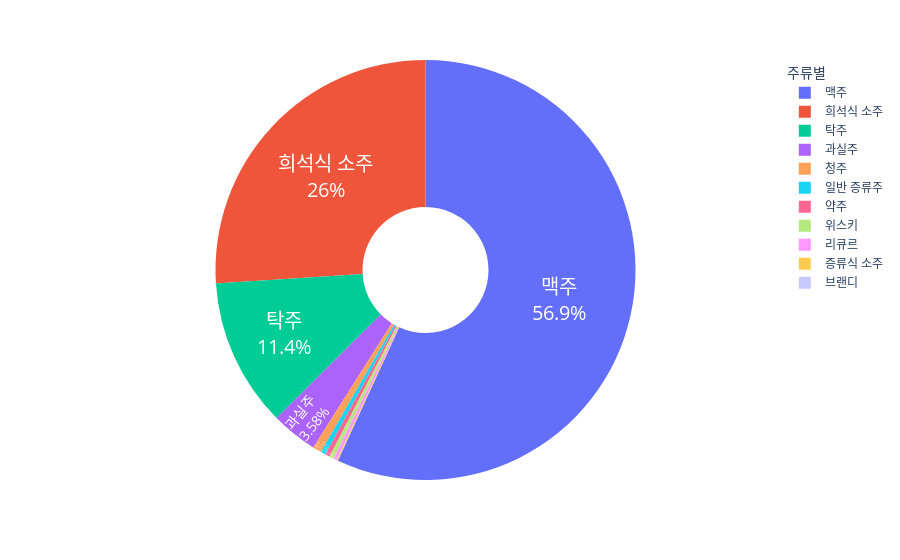

Notebook cell for this chart:
### Code cell
import plotly.express as px

fig=px.pie(data, values=2021, names='index')
fig.update_traces(textfont_size=20, textfont_color='white', textposition='inside', textinfo='percent+label')
fig.update_layout(legend_title='주류별')
fig.update_traces(hole=.3)
                  
fig.show()

### Figure 1 — Plotly figure (JSON) as saved in the notebook; plotly's stock layout.template omitted (floating-point values rounded to 4 significant figures)
{"data": [{"domain": {"x": [0, 1], "y": [0, 1]}, "hole": 0.3, "hovertemplate": "index=%{label}<br>2021=%{value}<extra></extra>", "labels": ["탁주", "약주", "청주", "맥주", "과실주", "증류식 소주", "희석식 소주", "위스키", "브랜디", "일반 증류주", "리큐르"], "legendgroup": "", "name": "", "showlegend": true, "textfont": {"color": "white", "size": 20}, "textinfo": "percent+label", "textposition": "inside", "type": "pie", "values": [363135, 11370, 21341, 1807620, 113762, 2567, 827627, 10720, 648, 12509, 8291]}], "layout": {"legend": {"title": {"text": "주류별"}, "tracegroupgap": 0}, "margin": {"t": 60}}}
